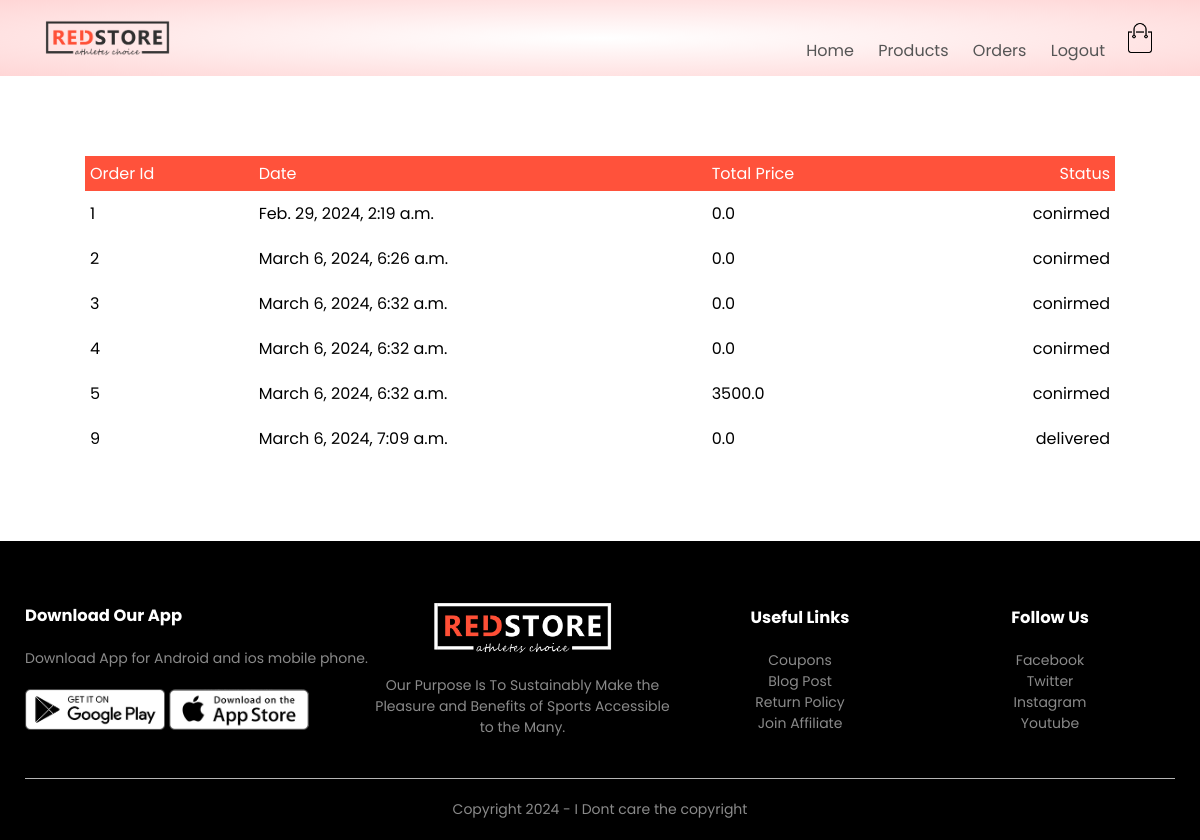
/orders (signed in), run on the app's committed database.
### orders/models.py (models this page shows, shortened)
class Order(models.Model):
    LIVE=1
    DELETE=0
    DELETE_CHOICES=((LIVE,'Live'),(DELETE,'Delete'))
    CART_STAGE=0
    ORDER_CONFIRMED=1
    ORDER_PROCESSED=2
    ORDER_DELIVERED=3
    ORDER_REJECTED=4
    STATUS_CHOICE=((ORDER_PROCESSED,"ORDER_PROCESSED"),
                   (ORDER_DELIVERED,"ORDER_DELIVERED"),
                   (ORDER_REJECTED,"ORDER_REJECTED"),
                   (ORDER_CONFIRMED,"ORDER_CONFIRMED")
                   )
    order_status=models.IntegerField(choices=STATUS_CHOICE,default=CART_STAGE)
    total_price=models.FloatField(default=0)
    owner=models.ForeignKey(Customer,on_delete=models.SET_NULL,null=True,related_name='orders')
    delete_status=models.IntegerField(choices=DELETE_CHOICES,default=LIVE)
    created_at=models.DateTimeField(auto_now_add=True)
    updated_at=models.DateTimeField(auto_now=True)

### orders/views.py (the view)
# urls.py: path('orders', views.show_orders,name='orders'),
@login_required(login_url='account')
def show_orders(request):
    user=request.user
    customer=user.customer_profile
    all_orders=Order.objects.filter(owner=customer).exclude(order_status=Order.CART_STAGE)
    context={'orders':all_orders}
    return render(request,'orders.html',context)

### orders/templatetags/getstatus.py (called while the page is built)
@register.simple_tag(name='getstatus')
def getstatus(status):
    status=status-1
    status_array=['conirmed','processed','delivered','rejected']
    return status_array[status]

### templates/orders.html (shortened to what this page needs)
{% extends 'blank_layout.html' %}
 {% block content %}
 {% if messages %}
     {% for message in messages %}
     <li  style="font-family: 'Courier New',Courier, monospace;
     font-weight: 700;
     padding: 5px;
     width: 280px;
     font-size: 20px;
     box-shadow: 0px 8px 20px #830000fc;
     border-radius: 15px;
     list-style: none;
     margin: 15px;
     "> {{ message }}   </li>
     {% endfor %}
 {% else %}
 {% include 'order_container.html' %}
{% endif %}
 {% endblock content %}

### templates/blank_layout.html (shortened to what this page needs)
{% load static %}
<html lang="en">
<head>
    <link rel="stylesheet" href="{% static 'css/style.css' %}">
    <link rel="stylesheet" href="https://stackpath.bootstrapcdn.com/font-awesome/4.7.0/css/font-awesome.min.css">
</head>
<body>
    <div class="header">
        <div class="container">
            {% include 'menu.html' %}
        </div>
    </div>
    {% block content %}{% endblock content %}
    <div class="footer">
        <div class="container">
            <div class="row">
                <div class="footer-col-1">
                    <h3>Download Our App</h3>
                    <p>Download App for Android and ios mobile phone.</p>
                    <div class="app-logo">
                        <img src="{% static 'images/play-store.png' %}">
                        <img src="{% static 'images/app-store.png' %}">
                    </div>
                </div>
                <div class="footer-col-2">
                    <img src="{% static 'images/logo-white.png' %}">
                    <p>Our Purpose Is To Sustainably Make the Pleasure and Benefits of Sports Accessible to the Many.
                    </p>
                </div>
                <div class="footer-col-3">
                    <h3>Useful Links</h3>
                    <ul>
                        <li>Coupons</li>
                        <li>Blog Post</li>
                        <li>Return Policy</li>
                        <li>Join Affiliate</li>
                    </ul>
                </div>
                <div class="footer-col-4">
                    <h3>Follow Us</h3>
                    <ul>
                        <li>Facebook</li>
                        <li>Twitter</li>
                        <li>Instagram</li>
                        <li>Youtube</li>
                    </ul>
                </div>
            </div>
            <hr>
            <p class="copyright">Copyright 2024 - I Dont care the copyright</p>
        </div>
    </div>
</body>
</html>

### templates/menu.html (shortened to what this page needs)
{% load static  %}
<div class="navbar">
    <div class="logo">
        <a href="{% url 'home' %}"><img src="{% static 'images/logo.png' %}" alt="logo" width="125px"></a>
    </div>
    <nav>
        <ul id="MenuItems">
            <li><a href="{% url 'home' %}">Home</a></li>
            <li><a href="{% url 'list_products' %}">Products</a></li>
            {% if not user.is_authenticated %}
            <li><a href="{% url 'account' %}">Account</a></li>
            {% else %}
            <li><a href="{% url 'orders' %}">Orders</a></li>
            <li><a href="{% url 'logout' %}">Logout</a></li>
            {% endif %}
        </ul>
    </nav>
    <a href="{% url 'cart' %}"><img src="{% static 'images/cart.png' %}" width="30px" height="30px"></a>
</div>

### templates/order_container.html
{% load static %}
{%  load getstatus %}
<div class="small-container cart-page">
    {% if orders %}
    <table>
        <tbody><tr>
            <th>Order Id</th>
            <th>Date</th>
            <th>Total Price</th>
            <th>Status</th>
        </tr>
        {% for order in orders %}
        <tr>
            <td>{{ order.id  }}</td>
            <td>{{ order.created_at  }}</td>
            <td>{{ order.total_price }}</td>
            <td>{% getstatus order.order_status  %}</td>
        </tr>
       {%   endfor %}
    </tbody></table>
  {%  else  %}
  <p>No Orders</p>
  {%  endif  %}
</div>

### static/css/style.css (style rules this page uses)
* { margin: 0; padding: 0; box-sizing: border-box; }
body { font-family: 'Poppins', sans-serif; }
.navbar { display: flex; align-items: center; padding: 20px; }
nav { flex: 1; text-align: right; }
nav ul { display: inline-block; list-style-type: none; }
nav ul li { display: inline-block; margin-right: 20px; }
a { text-decoration: none; color: #555; }
p { color: #555; }
.container { max-width: 1300px; margin: auto; padding-left: 25px; padding-right: 25px; }
.row { display: flex; align-items: center; flex-wrap: wrap; justify-content: space-around; }
.header { background: radial-gradient(#fff,#ffd6d6); }
.small-container { max-width: 1080px; margin: auto; padding-left: 25px; padding-right: 25px; }
.footer { background: black; color: #8a8a8a; font-size: 14px; padding: 60px 0 20px; }
.footer p { color: #8a8a8a; }
.footer h3 { color: #fff; margin-bottom: 20px; }
.footer-col-1, .footer-col-2, .footer-col-3, .footer-col-4 { min-width: 250px; margin-bottom: 20px; }
.footer-col-1 { flex-basis: 30%; }
.footer-col-2 { flex: 1; text-align: center; }
.footer-col-2 img { width: 180px; margin-bottom: 20px; }
.footer-col-3, .footer-col-4 { flex-basis: 12%; text-align: center; }
ul { list-style-type: none; }
.app-logo { margin-top: 20px; }
.app-logo img { width: 140px; }
.footer hr { border: none; background: #b5b5b5; height: 1px; margin: 20px 0; }
.copyright { text-align: center; }
.cart-page { margin: 80px auto; }
table { width: 100%; border-collapse: collapse; }
th { text-align: left; padding: 5px; color: #fff; background: #ff523b; font-weight: normal; }
td { padding: 10px 5px; }
td:last-child { text-align: right; }
th:last-child { text-align: right; }

### data on the page
Order: id "1", created_at "Feb. 29, 2024, 2:19 a.m.", total_price "0.0", order_status "conirmed"
Order: id "2", created_at "March 6, 2024, 6:26 a.m.", total_price "0.0", order_status "conirmed"
Order: id "3", created_at "March 6, 2024, 6:32 a.m.", total_price "0.0", order_status "conirmed"
Order: id "4", created_at "March 6, 2024, 6:32 a.m.", total_price "0.0", order_status "conirmed"
Order: id "5", created_at "March 6, 2024, 6:32 a.m.", total_price "3500.0", order_status "conirmed"
Order: id "9", created_at "March 6, 2024, 7:09 a.m.", total_price "0.0", order_status "delivered"
